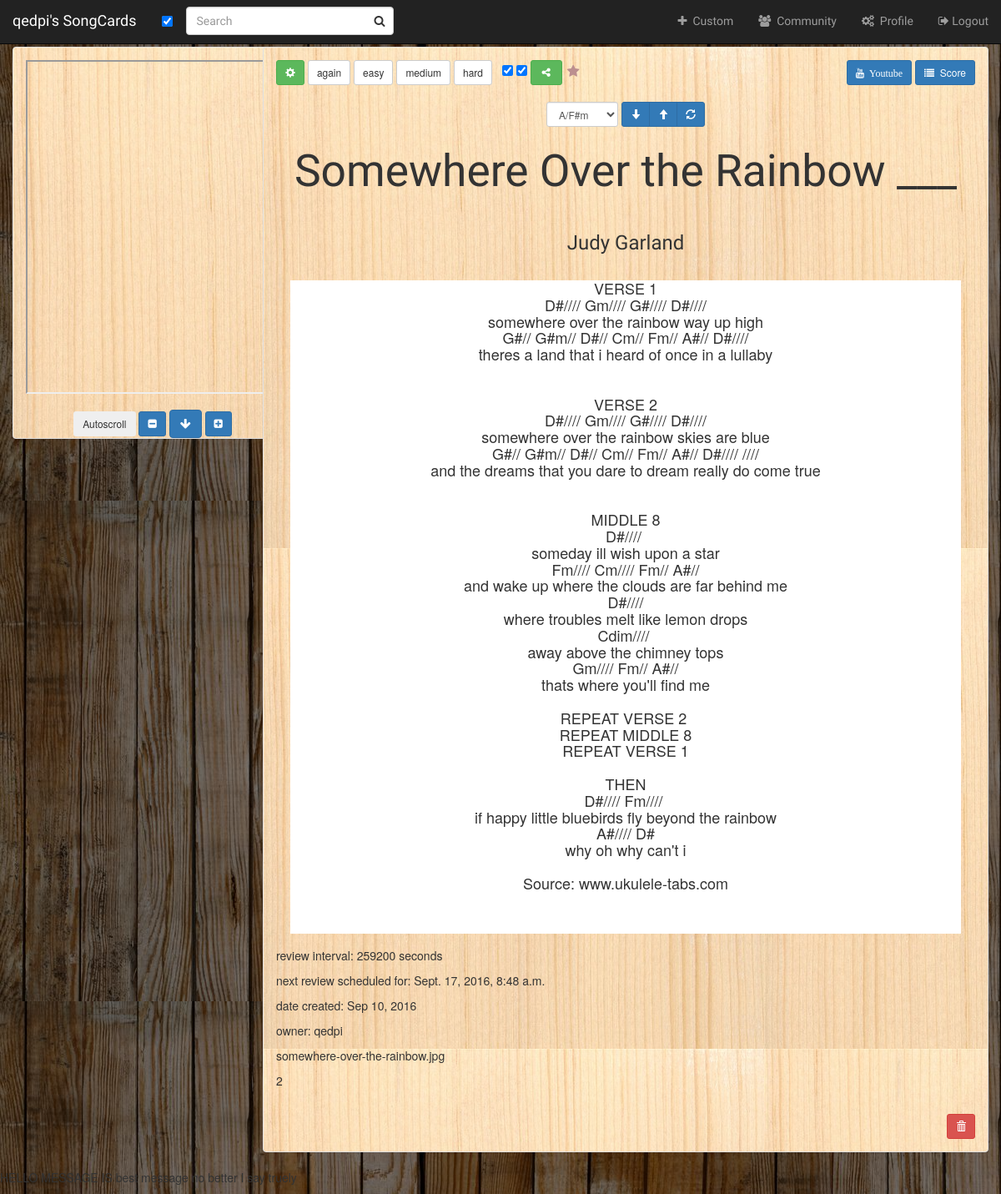
The app's page /cards/35/ (signed in) with its own data.
### cards/models.py (models this page shows, shortened)
class Card(models.Model):
    user = models.ForeignKey(User, default=1)
    topic = models.CharField(max_length=100, verbose_name='Song Title')
    front = models.CharField(blank=True, default='', max_length=100, verbose_name='Artist Name')
    back = models.TextField(blank=True, default=auto_gen_token, max_length=10000, verbose_name='Lyrics & Tabs')
    review_time = models.DateTimeField()
    review_interval = models.BigIntegerField(default=initial_review_interval)
    card_audio = models.CharField(blank=True, default=auto_gen_token, max_length=300, verbose_name='Youtube Link')
    card_score = models.CharField(blank=True, default=auto_gen_token, max_length=300, verbose_name='Lyrics Link')
    card_pic = models.FileField(blank=True, verbose_name='Cover Picture (auto-generates if empty)')
    is_new = models.BooleanField(default=True)
    is_favorite = models.BooleanField(default=False, verbose_name="Is Favorite")
    is_pinned = models.BooleanField(default=False, verbose_name="Is Pinned")
    date_created = models.DateTimeField(default=datetime.utcnow())
    visibility = models.CharField(max_length=1, choices=CARD_SCOPE_CHOICES, default='S',
                                  verbose_name="Card Privacy Setting")
    class Meta:
        unique_together = ('topic', 'front',)

### cards/views.py (the view)
# urls.py: url(r'^(?P<pk>[\d]+)/', views.DetailView.as_view(), name='detail'),
class DetailView(LoginRequiredMixin, generic.DetailView):
    template_name = 'cards/detail.html'
    model = Card
    def dispatch(self, request, *args, **kwargs):
        return super(DetailView, self).dispatch(request, *args, **kwargs)
    def get_context_data(self, **kwargs):
        context = super(DetailView, self).get_context_data(**kwargs)
        context['settings'] = settings
        context['keys'] = KEYS_MAJOR_MINOR
        context['time_now'] = str(datetime.now().timestamp()).split('.')[0]  # no need for fractions of seconds
        return context

### cards/templates/cards/detail.html (shortened to what this page needs)
{% extends 'cards/base.html' %}
{% load staticfiles %}
{% block body %}
<div class="container-fluid songs-container">
    <div class="row">
        <div class="col-sm-3 col-md-3">
            <div class="panel panel-default bs-sidebar detail-box" data-spy="affix">
                <div class="panel-body">
                    <iframe src="{{ card.card_audio }}" width="100%" height="400em"></iframe>
                </div>
                <div class="center">
                    <button class="btn btn-secondary btn-sm">Autoscroll</button>
                    <button id="autoscroll-slower" class="btn btn-primary btn-sm fa fa-minus-square"></button>
                    <button id="autoscroll-button" class="btn btn-primary fa fa-arrow-down"></button>
                    <button id="autoscroll-faster" class="btn btn-primary btn-sm fa fa-plus-square"></button>
                </div>
            </div>
        </div>
        <div class="col-sm-9 col-md-9">
            <div class="panel panel-default detail-box">
                <div class="panel-body">
                    <div class="caption">
                        {% if user == card.user %}
                            <form action="{% url 'cards:update_card' card.id %}" method="get" class="inline-form">
                                <button type="submit" class="btn btn-success btn-sm">
                                    <span class="glyphicon glyphicon-cog"></span>
                                </button>
                            </form>
                            {% for feedback in settings %}
                                {% include 'cards/includes/spaced_repetition_button.html' %}
                            {% endfor %}
                            <span title="Allow this card to be shared">
                                <input id="is_sharable" type="checkbox" checked data-toggle="toggle" data-size="small"
                                       data-on="<i class='fa fa-check'></i> Share"
                                       data-off="<i class='fa fa-ban'></i> Private"
                                       data-onstyle="primary" data-offstyle="danger" data-style="ios"></span>
                            <span title="Share either with friends or the world">
                                <input id="share_with" type="checkbox" checked data-toggle="toggle" data-size="small"
                                       data-on="<i class='fa fa-users'></i> Friends"
                                       data-off="<i class='fa fa-globe'></i> Public"
                                       data-onstyle="primary" data-offstyle="success" data-style="ios"></span>
                            <button id="share_link" class="btn btn-success btn-sm fa fa-share-alt" data-toggle="modal" data-target="#share-link-modal">
                            <form id="toggle-favorite" class="inline-form right" action="{% url 'cards:toggle_favorite' %}" method="post"
                                    style="margin-right: .5em">
                                    <button type="submit" style="border: none; background-color: transparent; outline: none">
                                        <span class="fa fa-star {{ card.is_favorite|yesno:"star_on,pinstar" }}"></span>
                                    </button>
                            </form>
                        {% endif %}
                        <div class="right">
                            <a href="{{ card.card_audio }}" target="_blank" title="Watch song video on YouTube">
                                <button type="submit" class="btn btn-primary btn-sm">
                                <i class="fa fa-youtube">&nbsp; Youtube</i></button></a>
                            <a href="{{ card.card_score }}" target="_blank" title="Read lyrics and chords">
                                <button type="submit" class="btn btn-primary btn-sm">
                                    <i class="fa fa-list"></i>&nbsp; Score</button></a>
                        </div>
                    </div>
                    <div class="text-description"><br/>
                        {% include 'cards/includes/transposition_bar.html' %}
                        <p class="fancy xxlarge">{{ card.topic }} ___ <small class="xlarge">{{ card.front }}</small></p>
                        <div class="center bkg-white">
                            <h4 id="lyrics" style="white-space: pre">{{ card.back }}</h4><br><br></div>
                        <p>review interval: {{ card.review_interval }} seconds</p>
                        <p>next review scheduled for: {{ card.review_time }}</p>
                        <p>date created: {{ card.date_created|date:"M d, Y"}}</p>
                        <p>owner: {{ card.user }}</p>
                        <p>{{ card.card_pic }}</p>
                        <p>{{ card.visibility }}</p>
                        <br>
                    </div>
                    <div>
                        {% if user == card.user %}
                        <form action="{% url 'cards:delete_card' card.id %}" method="post" class="inline-form" style="float: right">
                            <button type="submit" class="btn btn-danger btn-sm">
                                <span class="glyphicon glyphicon-trash"></span>
                            </button>
                        </form>
                        {% endif %}
                    </div>
                </div>
            </div>
        </div>
    </div>
</div>
    <p id="test-case">HELLO MESSAGE
    IS best message
    no better I say
    truely</p>
{% endblock %}

### cards/templates/cards/base.html (shortened to what this page needs)
<!DOCTYPE html>
<html lang="en">
<head>
    {% include 'users/includes/basic_imports.html' %}
    {% load staticfiles %}
    <link rel="stylesheet" type="text/css" href="{% static 'cards/style.css' %}"/>
</head>
<body>
<nav class="navbar navbar-inverse navbar-fixed-top">
    <div class="container-fluid">
        <div class="navbar-header">
            <a class="navbar-brand" href="{% url 'cards:index' %}">{{ user }}'s SongCards</a>
        </div>
        <div class="collapse navbar-collapse fancy" id="topNavBar">
            <ul class="nav navbar-nav barselector">
                <li><a id="toggle-practice-browse-href"><input id="toggle-practice-browse" type="checkbox" checked data-toggle="toggle" data-size="medium"
                           data-on="<i></i> {% block practice_or_browse %}{% endblock %}" data-off="<i></i> Browse"
                           data-onstyle="primary" data-offstyle="success" data-style="ios"></a></li>
                <form class="navbar-form navbar-right search-bar" role="search" method="get" action="
                        {% if search == 'User' %}{% url 'cards:index' %}
                        {% elif search == 'Public' %}{% url 'cards:public_index' %}
                        {% else %}{% url 'cards:user_friends_list' %}{% endif %}">
                    <div class="form-group has-feedback search-expand ">
                    <i id="search-icon" class="white fa {% block search_icon %}{% endblock %}">&nbsp;</i>
                        <input type="text" class="form-control" autofocus name="q" value="{{ request.GET.q }}"
                        placeholder="Search {% block search_context %}{% endblock %}" tabindex="1">
                            </div></form>
            </ul>
            <ul class="nav navbar-nav navbar-right barselector">
                <li class="{% block plus_active %}{% endblock %}"><a href="{% url 'cards:create_card' %}">
                    <i class="fa fa-plus" aria-hidden="true"></i>&nbsp; Custom</a></li>
                <li class="{% block user_active %}{% endblock %}"><a href="{% url 'cards:user_friends_list' %}">
                    <i class="fa fa-users" aria-hidden="true"></i>&nbsp; Community</a></li>
                <li class="{% block cog_active %}{% endblock %}"><a href="{% url 'cards:index' %}">
                        <i class="fa fa-cogs" aria-hidden="true"></i>&nbsp; Profile</a></li>
                <li><a href="{% url 'users:logout_user' %}">
                        <i class="fa fa-sign-out" aria-hidden="true"></i>&nbsp;Logout</a></li>
            </ul>
        </div>
    </div>
</nav>
<div style="padding-top: 4em">
    {% block body %}
    {% endblock %}
</div>
</body>
</html>

### cards/static/cards/style.css (style rules this page uses)
body { background: white url("images/background_wood.jpg"); background-color: gray; background-blend-mode: multiply; }
form.inline-form { display: inline; }
.center { text-align: center; }
.fancy { font-family: 'Satisfy', cursive; text-align: center; }
.xxlarge { font-size: 40pt; }
.xlarge { font-size: x-large; }
.right { float: right; }
.fa-star { color: #CCCCCC; font-size: 16px; }
.white { color: white; }
.navbar { border-radius: 0; }
.navbar-brand { font-family: 'Satisfy', cursive; }
.search-bar { margin-left: -1.5em; }
.pinstar { color: rosybrown; position: relative; }
.detail-box { background-image: url("images/thumbnail_background_wood.jpg"); }
.bkg-white { background-color: white; margin: 2%; }

### records on screen
Card: topic "Somewhere Over the Rainbow", front "Judy Garland", back "VERSE 1 D#//// Gm//// G#//// D#//// somewhere over the rainbow way up high G#// G#m// D#// Cm// Fm// A#// D#//// theres a land that i heard of once in a lullaby VERSE 2 D#//// Gm//// G#//// D#//// somewhere over the rainbow skies are blue G#// G#m// D#// Cm// Fm// A#// D#//// //// and the dreams that you dare to dream really do come true MIDDLE 8 D#//// someday ill wish upon a star Fm//// Cm//// Fm// A#// and wake up where the clouds are far behind me D#//// where troubles melt like lemon drops Cdim//// away above the chimney tops Gm//// Fm// A#// thats where you'll find me REPEAT VERSE 2 REPEAT MIDDLE 8 REPEAT VERSE 1 THEN D#//// Fm//// if happy little bluebirds fly beyond the rainbow…", review_interval "259200", review_time "Sept. 17, 2016, 8:48 a.m.", date_created "Sep 10, 2016", user "qedpi", card_pic "somewhere-over-the-rainbow.jpg", visibility "2"

### other values on screen
{{ user }} "qedpi"
{{ feedback }} "again" "easy" "medium" "hard"
form field value "A/F#m"
